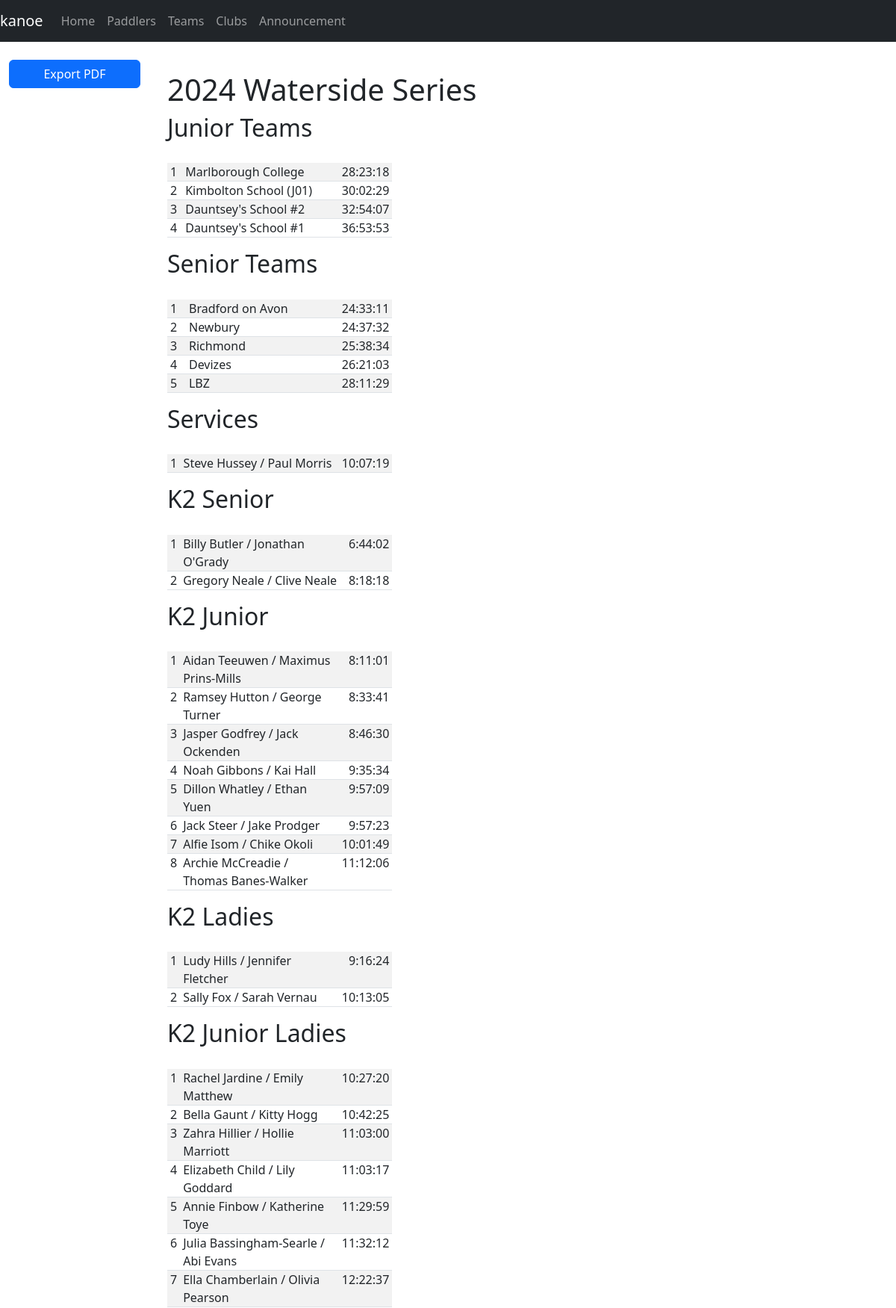
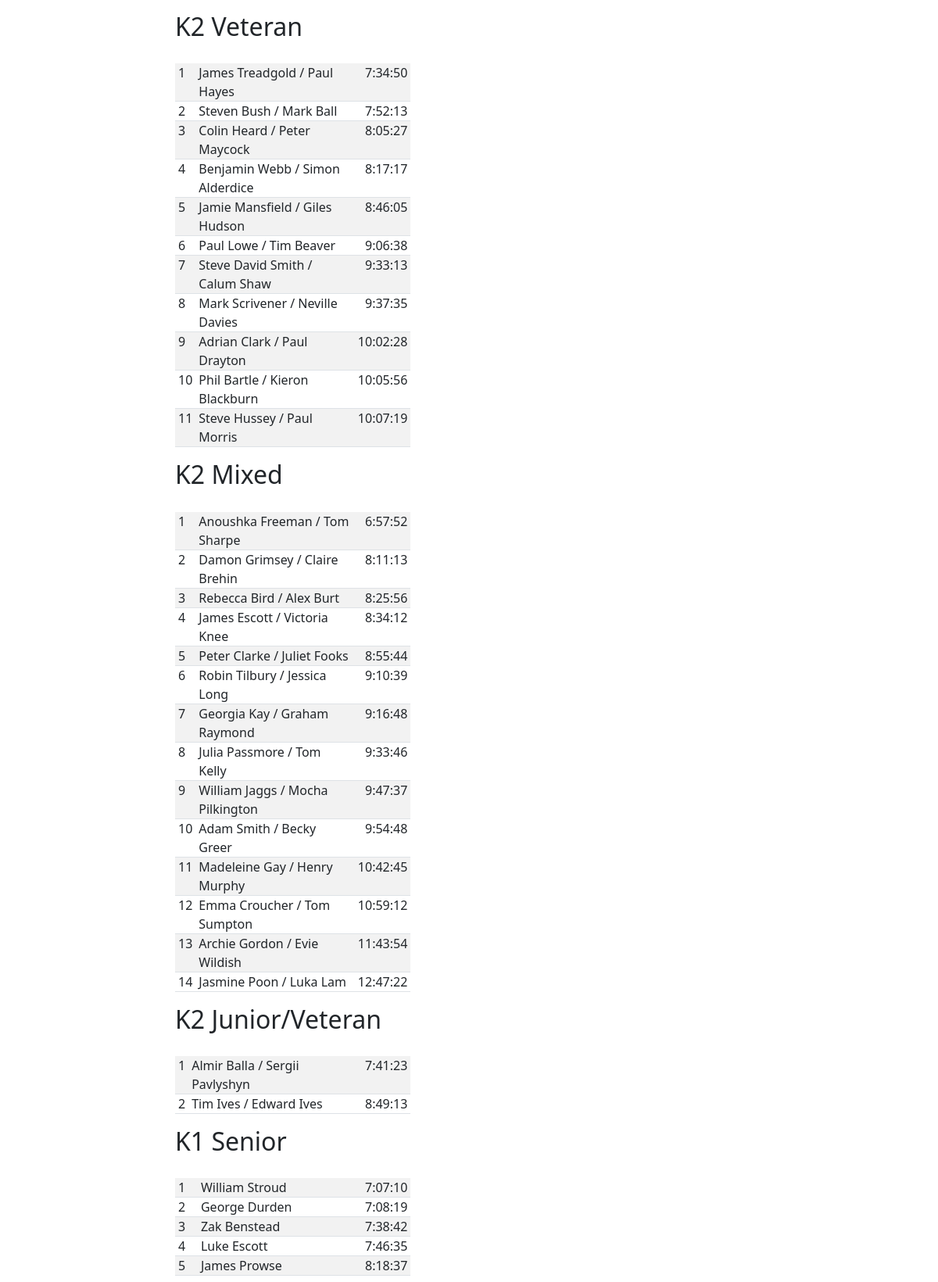
/series/2 (upper part), run on the app's committed database (2 pictures, top to bottom).
### database/database/series.py (models this page shows, shortened)
class Series(Base):
    __tablename__ = "series"
    id = Column(Integer, primary_key=True)
    name = Column(String)

### database/database/team.py (models this page shows, shortened)
class TeamType(Base):
    __tablename__ = "team_type"
    id = Column(Integer, primary_key=True)
    label = Column(String, nullable=False)

class Team(Base):
    __tablename__ = "team"
    __table_args__ = (
        UniqueConstraint("name", "series_id", name="uq_team_name_series"),
    )
    id = Column(Integer, primary_key=True)
    name = Column(String)
    team_type_id = Column(Integer, ForeignKey(TeamType.id), nullable=False)
    series_id = Column(Integer, ForeignKey(Series.id), index=True, nullable=False)
    type = relationship(TeamType, backref="teams")
    series = relationship(Series, backref="teams", lazy="joined")
    paddlers = relationship("Paddler", secondary="team_paddler", back_populates="teams")
    def __str__(self):
        return self.name

### database/database/crew.py (models this page shows, shortened)
class Crew(Base):
    __tablename__ = "crew"
    id = Column(Integer, primary_key=True)
    paddler_id = Column(Integer, ForeignKey(Paddler.id), index=True)
    club_id = Column(String(3), ForeignKey(Club.id), index=True)
    entry_id = Column(Integer, ForeignKey(Entry.id), index=True)
    services = Column(Boolean, server_default=expression.false())
    due = Column(Numeric)
    paid = Column(Numeric)
    paddler = relationship(Paddler, backref="crews", lazy="joined")
    club = relationship("Club", backref="crews", lazy="joined")
    entry = relationship(Entry, lazy="joined", overlaps="crews")

### database/database/category.py (models this page shows, shortened)
class Category(Base):
    __tablename__ = "category"
    __table_args__ = (UniqueConstraint("label", name="uq_category_label"),)
    id = Column(Integer, primary_key=True)
    label = Column(String)

### paddle/views/series.py (the view)
@blueprint.route("/series/<series_id>")
@login_required
def series(series_id):
    series, categories = series_results_category(series_id)
    _, types = series_results_team(series_id)
    _, services = series_results_services(series_id)
    return render_template(
        "series.j2",
        series=series,
        categories=categories,
        types=types,
        services=services,
    )

### database/database/entry.py (called while the page is built)
def entries_get_categories(entries):
    categories = set()
    for entry in entries:
        categories.add((entry.category.id, entry.category.label))
    categories = OrderedDict(sorted(categories, key=lambda t: t[0]))
    categories = {label: [] for id, label in categories.items()}
    for entry in entries:
        categories[entry.category.label].append(entry)
    return categories

    @cached_property
    def crew_hash(self):
        paddlers = [str(crew.paddler.id) for crew in self.crews]
        paddlers = ",".join(paddlers)
        return hashlib.md5(paddlers.encode("utf-8")).hexdigest()

    @property
    def time(self):
        if self.time_start and self.time_finish:
            time_start = datetime.datetime.strptime(self.time_start, "%H:%M:%S")
            time_finish = datetime.datetime.strptime(self.time_finish, "%H:%M:%S")
            return (
                time_finish
                - time_start
                + datetime.timedelta(seconds=(self.time_adjustment or 0))
            )
        else:
            return None

    @property
    def team(self):
        teams = [
            team
            for crew in self.crews
            for team in crew.paddler.teams
            if self.race.series_id == team.series_id
        ]
        unique = list(set(teams))
        if len(unique) == 1 and len(teams) == len(self.crews):
            return teams[0]
        else:
            return None

    @property
    def services(self):
        services = [crew.services for crew in self.crews]
        return len(services) > 0 and all(services)

### database/database/paddler.py (called while the page is built)
def combine_names(first, middle, last):
    name = [first, middle, last]
    name = list(filter(lambda item: item is not None, name))
    name = " ".join(name)
    name = name.strip()
    return name

    @hybrid_property
    def name(self):
        return combine_names(self.first, self.middle, self.last)

### database/database/race.py (called while the page is built)
    @property
    def past(self):
        return datetime.today().date() > self.date

### paddle/templates/series.j2 (shortened to what this page needs)
{% extends "base-fluid.j2" %}
{% from "macros.j2" import race_card %}
{% block content %}
<h1>{{ series.name }} Series</h1>
{% for type, teams in types.items() %}
<h2>{{ type }} Teams</h2>
<div class="row">
    <div class="col-md-4">
        <table class="table table-sm table-striped">
            <tbody>
                {% for team, time in teams.items() %}
                <tr>
                    <td>{{ loop.index }}</td>
                    <td>{{ team }}</td>
                    <td style="width: 20%; text-align: right;">{{ time | timedelta_hours }}</td>
                </tr>
                {% endfor %}
            </tbody>
        </table>
    </div>
</div>
{% endfor %}
<h2>Services</h2>
<div class="row">
    <div class="col-md-4">
        <table class="table table-sm table-striped">
            <tbody>
                {% for set in services %}
                <tr>
                    <td>{{ loop.index }}</td>
                    <td>{{ set.name }}</td>
                    <td style="width: 20%; text-align: right;">{{ set.time }}</td>
                </tr>
                {% endfor %}
            </tbody>
        </table>
    </div>
</div>
{% for category, sets in categories.items() %}
<h2>{{ category }}</h2>
<div class="row">
    <div class="col-md-4">
        <table class="table table-sm table-striped">
            <tbody>
                {% for set in sets %}
                <tr>
                    <td>{{ loop.index }}</td>
                    <td>{{ set.name }}</td>
                    <td style="width: 20%; text-align: right;">{{ set.time }}</td>
                </tr>
                {% endfor %}
            </tbody>
        </table>
    </div>
</div>
{% endfor %}
{% endblock %}
{% block sidebar %}
{% include 'sidebar-series.j2' %}
{% endblock %}

### paddle/static/css/styles.css (style rules this page uses)
:root { --colour-yellow: #fed00c; --colour-yellow-muted: #ffe269; }
body { padding-top: 60px; }
.row > * { margin-top: 20px; }
.table-sm > :not(caption) > * > * { padding-top: 0; padding-bottom: 0; }

### data on the page
Series: name "2024 Waterside"
TeamType: label "Junior"
Team: name "Marlborough College", time "28:23:18"
Team: name "Kimbolton School (J01)", time "30:02:29"
Team: name "Dauntsey's School #2", time "32:54:07"
Team: name "Dauntsey's School #1", time "36:53:53"
TeamType: label "Senior"
Team: name "Bradford on Avon", time "24:33:11"
Team: name "Newbury", time "24:37:32"
Team: name "Richmond", time "25:38:34"
Team: name "Devizes", time "26:21:03"
Team: name "LBZ", time "28:11:29"
Crew: label "K2 Senior", name "Billy Butler / Jonathan O'Grady" "Gregory Neale / Clive Neale", time "6:44:02" "8:18:18"
Crew: label "K2 Junior", name "Aidan Teeuwen / Maximus Prins-Mills" "Ramsey Hutton / George Turner" "Jasper Godfrey / Jack Ockenden" "Noah Gibbons / Kai Hall" "Dillon Whatley / Ethan Yuen" "Jack Steer / Jake Prodger" "Alfie Isom / Chike Okoli" "Archie McCreadie / Thomas Banes-Walker", time "8:11:01" "8:33:41" "8:46:30" "9:35:34" "9:57:09" "9:57:23" "10:01:49" "11:12:06"
Crew: label "K2 Ladies", name "Ludy Hills / Jennifer Fletcher" "Sally Fox / Sarah Vernau", time "9:16:24" "10:13:05"
Crew: label "K2 Junior Ladies", name "Rachel Jardine / Emily Matthew" "Bella Gaunt / Kitty Hogg" "Zahra Hillier / Hollie Marriott" "Elizabeth Child / Lily Goddard" "Annie Finbow / Katherine Toye" "Julia Bassingham-Searle / Abi Evans" "Ella Chamberlain / Olivia Pearson", time "10:27:20" "10:42:25" "11:03:00" "11:03:17" "11:29:59" "11:32:12" "12:22:37"
Crew: label "K2 Veteran", name "James Treadgold / Paul Hayes" "Steven Bush / Mark Ball" "Colin Heard / Peter Maycock" "Benjamin Webb / Simon Alderdice" "Jamie Mansfield / Giles Hudson" "Paul Lowe / Tim Beaver" "Steve David Smith / Calum Shaw" "Mark Scrivener / Neville Davies" "Adrian Clark / Paul Drayton" "Phil Bartle / Kieron Blackburn" "Steve Hussey / Paul Morris", time "7:34:50" "7:52:13" "8:05:27" "8:17:17" "8:46:05" "9:06:38" "9:33:13" "9:37:35" "10:02:28" "10:05:56" "10:07:19"
Crew: label "K2 Mixed", name "Anoushka Freeman / Tom Sharpe" "Damon Grimsey / Claire Brehin" "Rebecca Bird / Alex Burt" "James Escott / Victoria Knee" "Peter Clarke / Juliet Fooks" "Robin Tilbury / Jessica Long" "Georgia Kay / Graham Raymond" "Julia Passmore / Tom Kelly" "William Jaggs / Mocha Pilkington" "Adam Smith / Becky Greer" "Madeleine Gay / Henry Murphy" "Emma Croucher / Tom Sumpton" "Archie Gordon / Evie Wildish" "Jasmine Poon / Luka Lam", time "6:57:52" "8:11:13" "8:25:56" "8:34:12" "8:55:44" "9:10:39" "9:16:48" "9:33:46" "9:47:37" "9:54:48" "10:42:45" "10:59:12" "11:43:54" "12:47:22"
Crew: label "K2 Junior/Veteran", name "Almir Balla / Sergii Pavlyshyn" "Tim Ives / Edward Ives", time "7:41:23" "8:49:13"
Crew: label "K1 Senior"
Crew: name "William Stroud", time "7:07:10"
Crew: name "George Durden", time "7:08:19", name "Zak Benstead", time "7:38:42"
Crew: name "Luke Escott", time "7:46:35"
Crew: name "James Prowse", time "8:18:37"

### other printed values
{{ set.name }} "Steve Hussey / Paul Morris"
{{ set.time }} "10:07:19"
